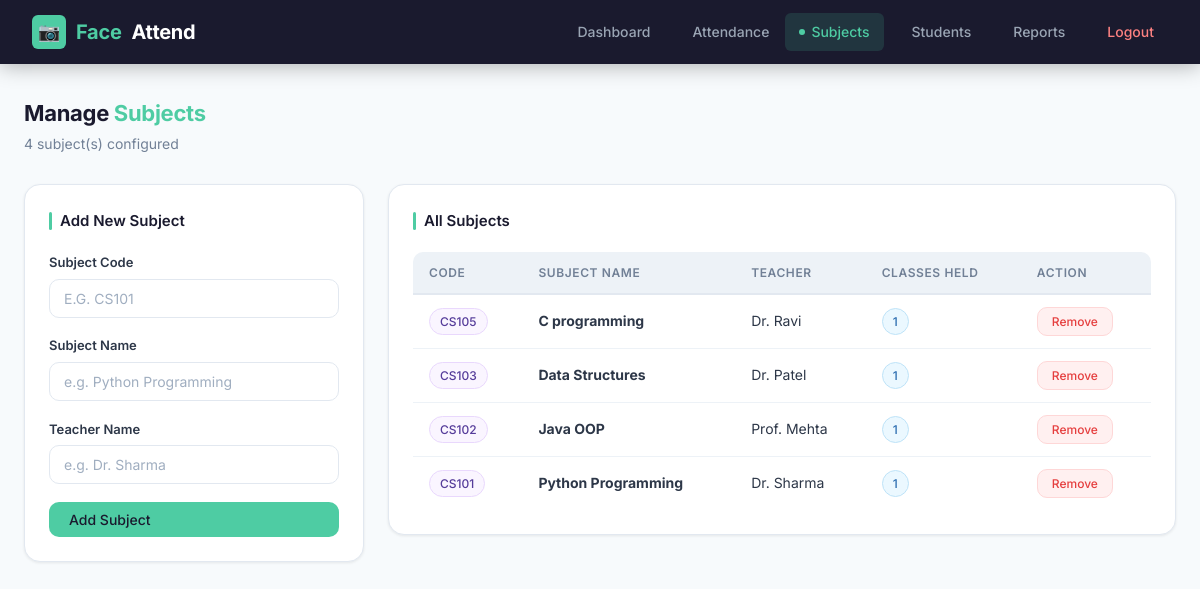
Before: /subjects (signed in) with the older database file.
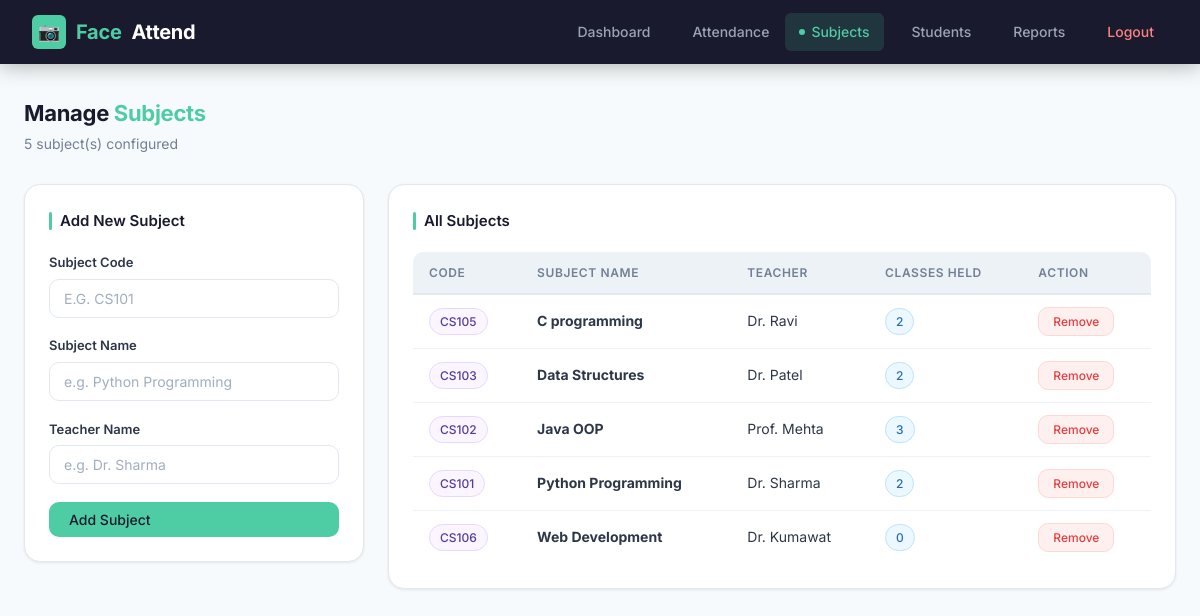
After: the same page with the newer database file.
### tables this page shows
CREATE TABLE subjects (
            id            INTEGER PRIMARY KEY AUTOINCREMENT,
            subject_code  TEXT    UNIQUE NOT NULL,
            subject_name  TEXT    NOT NULL,
            teacher_name  TEXT    NOT NULL,
            created_at    TEXT    NOT NULL
        );

### app.py (the view)
@app.route("/subjects")
@login_required
def subjects_page():
    subjects = get_all_subjects()
    totals   = {r["subject_code"]: r["total_classes"]
                for r in get_total_classes_per_subject()}
    return render_template("subjects.html", subjects=subjects, totals=totals)

### app.py (called while the page is built)
def login_required(f):
    from functools import wraps
    @wraps(f)
    def decorated(*args, **kwargs):
        if "logged_in" not in session:
            return redirect(url_for("login"))
        return f(*args, **kwargs)
    return decorated

### backend/database.py (called while the page is built)
def get_connection():
    conn = sqlite3.connect(DB_PATH)
    conn.row_factory = sqlite3.Row
    return conn

def get_all_subjects():
    conn = get_connection()
    cursor = conn.cursor()
    cursor.execute("SELECT * FROM subjects ORDER BY subject_name")
    subjects = cursor.fetchall()
    conn.close()
    return subjects

def get_total_classes_per_subject():
    conn = get_connection()
    cursor = conn.cursor()
    cursor.execute("""
        SELECT subject_code, subject_name, teacher_name,
               COUNT(DISTINCT date) AS total_classes
        FROM attendance
        GROUP BY subject_code
    """)
    data = cursor.fetchall()
    conn.close()
    return data

### templates/subjects.html (shortened to what this page needs)
{% extends "base.html" %}
{% block content %}
<div class="page-header">
  <div>
    <div class="page-title">Manage <span>Subjects</span></div>
    <div class="page-subtitle">{{ subjects|length }} subject(s) configured</div>
  </div>
</div>
<div class="admin-grid">
  <div class="card" style="margin-bottom:0">
    <div class="card-title">Add New Subject</div>
    <div class="form-group">
      <label>Subject Code</label>
      <input type="text" id="code" placeholder="e.g. CS101" style="text-transform:uppercase">
    </div>
    <div class="form-group">
      <label>Subject Name</label>
      <input type="text" id="name" placeholder="e.g. Python Programming">
    </div>
    <div class="form-group">
      <label>Teacher Name</label>
      <input type="text" id="teacher" placeholder="e.g. Dr. Sharma">
    </div>
    <button class="btn btn-primary" onclick="addSubject()" style="width:100%">Add Subject</button>
  </div>
  <div class="card" style="margin-bottom:0">
    <div class="card-title">All Subjects</div>
    {% if subjects %}
    <div class="table-wrap">
    <table>
      <thead>
        <tr><th>Code</th><th>Subject Name</th><th>Teacher</th><th>Classes Held</th><th>Action</th></tr>
      </thead>
      <tbody id="subject-table">
        {% for s in subjects %}
        <tr id="row-{{ s.subject_code }}">
          <td><span class="badge badge-purple">{{ s.subject_code }}</span></td>
          <td><strong>{{ s.subject_name }}</strong></td>
          <td>{{ s.teacher_name }}</td>
          <td><span class="badge badge-blue">{{ totals.get(s.subject_code, 0) }}</span></td>
          <td>
            <button class="btn btn-danger btn-sm"
              onclick="deleteSubject('{{ s.subject_code }}','{{ s.subject_name }}')">Remove</button>
          </td>
        </tr>
        {% endfor %}
      </tbody>
    </table>
    </div>
    {% else %}
    <div class="empty-state"><p>No subjects added yet.<br>Add subjects using the form.</p></div>
    {% endif %}
  </div>
</div>
{% endblock %}

Changed rows visible on the page:
computed for subjects "C programming": get "1" → "2"
computed for subjects "Data Structures": get "1" → "2"
computed for subjects "Java OOP": get "1" → "3"
computed for subjects "Python Programming": get "1" → "2"
added subjects: subject_code "CS106", subject_name "Web Development", teacher_name "Dr. Kumawat", get "0"
Other visible differences:
{{ subjects|length }}: "4" → "5"
